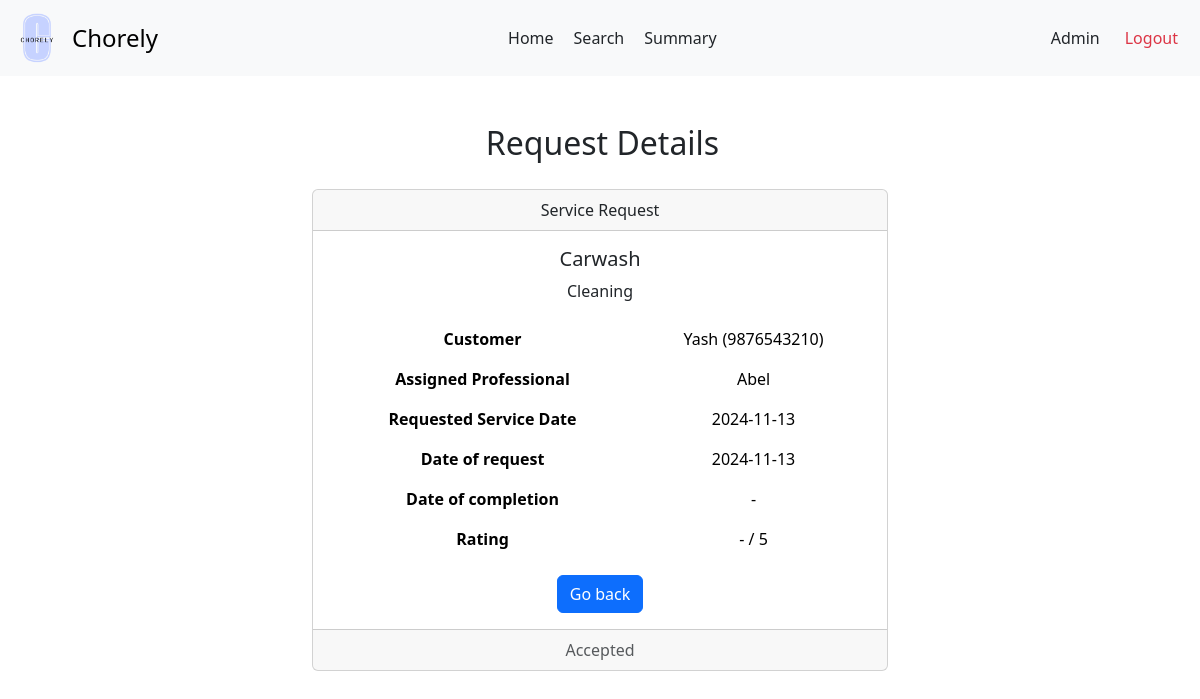
Before: /admin/view/request/2 with the older database file.
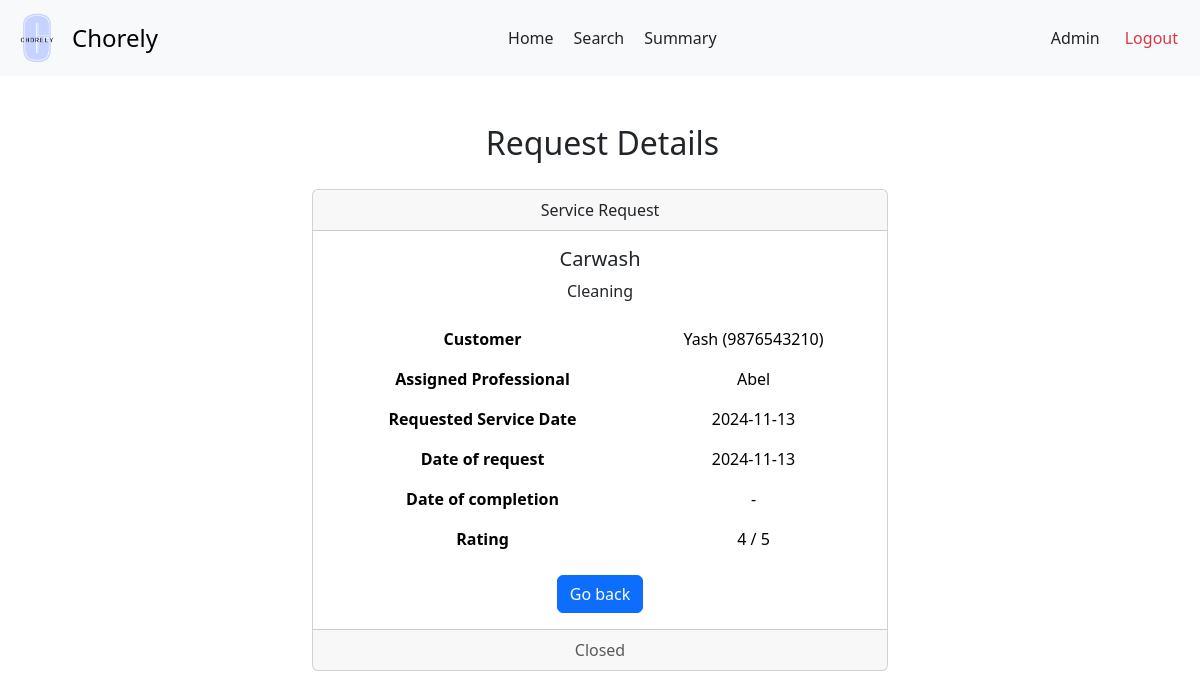
After: the same page with the newer database file.
### backend/models.py (models this page shows)
class ServiceRequests(db.Model):
    __tablename__ = 'ServiceRequests'
    request_id = db.Column(db.Integer, primary_key=True, autoincrement=True)
    service_id = db.Column(db.Integer, db.ForeignKey('Services.service_id'), nullable=False)
    customer_id = db.Column(db.Integer, db.ForeignKey('Customers.customer_id'), nullable=False)
    professional_id = db.Column(db.Integer, db.ForeignKey('ServiceProfessionals.professional_id'))
    requested_service_date = db.Column(db.Date, default=date.today())
    date_of_request = db.Column(db.Date, default=date.today())
    date_of_completion = db.Column(db.Date)
    service_status = db.Column(db.String, default='requested')
    additional_requests = db.Column(db.String)
    remarks = db.Column(db.String)
    rating = db.Column(db.Float)

### backend/adminController.py (the view)
@app.route('/admin/view/request/<int:request_id>', methods =['GET'])
def view_request(request_id):
  request = ServiceRequests.query.get(request_id)
  return render_template('admin-view-request.html', request= request)

### templates/admin-view-request.html (shortened to what this page needs)
<!DOCTYPE html>
<html lang="en">
<head>
  <link href="https://cdn.jsdelivr.net/npm/bootstrap@5.3.3/dist/css/bootstrap.min.css" rel="stylesheet">
  <link rel="stylesheet" href="{{ url_for('static', filename = 'prof-dash.css')}}">
  <link rel="stylesheet" href="{{ url_for('static', filename = 'navbar.css')}}">
</head>
<body>
  <nav class="navbar bg-body-tertiary">
    <div class="container-fluid">
      <a class="navbar-brand d-flex align-items-center" href="#" style="text-decoration: none;">
        <img src="{{ url_for('static', filename = 'logo.png')}}" alt="Chorely Logo" width="50" height="50" id="logo">
        <span style="font-size: 1.5rem;">Chorely</span>
      </a>
      <div style="display: flex;">
        <a class="nav-link active" aria-current="page" href="#">Home</a>
        <a class="nav-link" href="#">Search</a>
        <a class="nav-link" href="#">Summary</a>
      </div>
      <div class="d-flex text text-end">
        <a class="nav-link" href="/admin">Admin</a>
        <a class="nav-link text-danger" href="/userlogin">Logout</a>
      </div>
    </div>
  </nav>
  <div id="main">
    <div id="canvas">
      <br>
      <h2 class="headings text text-center">Request Details</h2><br>
      <div class="card text-center" style="width: 60%; margin: auto;">
        <div class="card-header">
          Service Request
        </div>
        <div class="card-body">
          <h5 class="card-title">{{ request.service.name | title }}</h5>
          <p class="card-text">{{ request.service.category | title }}</p>
          <table class="table table-borderless mb-3">
            <tbody>
              <tr>
                <tr>
                  <th>Customer</th>
                  <td>{{ request.customer.name }} ({{ request.customer.phone }})</td>
                </tr>
                <th>Assigned Professional</th>
                <td>{{ request.professional.name | title if request.professional.name else 'To be assigned' }}</td>
              </tr>
              <tr>
                <th>Requested Service Date</th>
                <td>{{ request.requested_service_date }}</td>
              </tr>
              <tr>
                <th>Date of request</th>
                <td>{{ request.date_of_request }}</td>
              </tr>
              <tr>
                <th>Date of completion</th>
                <td>{{ request.date_of_completeion or '-' }}</td>
              </tr>
              <tr>
                <th>Rating</th>
                <td>{{ request.rating | int if request.rating else '-' }} / 5</td>
              </tr>
            </tbody>
          </table>
          <a href="javascript: history.back()" class="btn btn-primary">Go back</a>
        </div>
        <div class="card-footer text-body-secondary">
          {{ request.service_status | title }}
        </div>
      </div>
</body>
</html>

Changed rows visible on the page:
changed ServiceRequests: rating "-" → "4"; service_status "Accepted" → "Closed"
